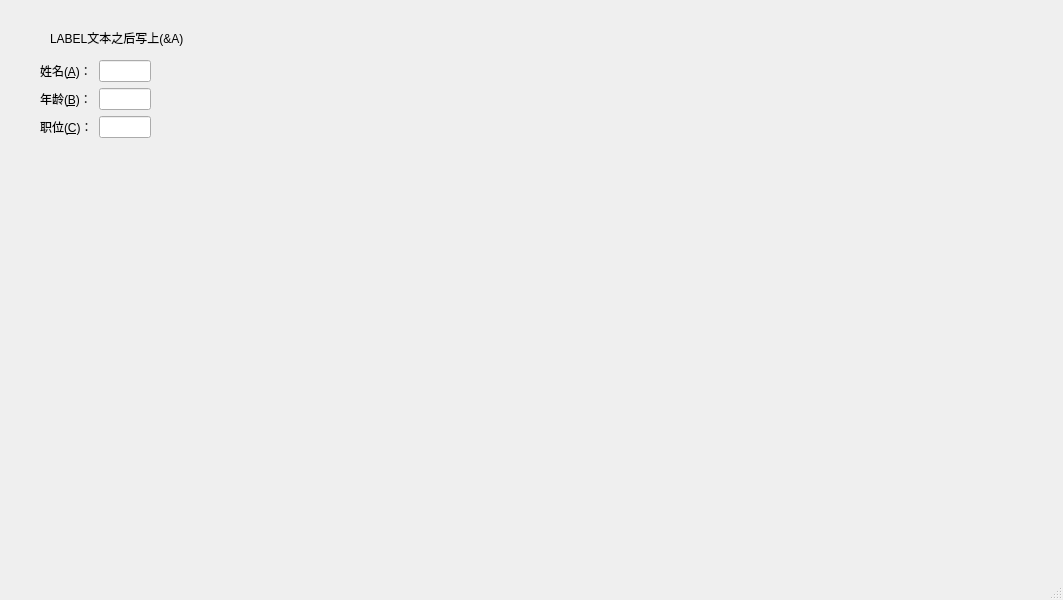
<?xml version="1.0" encoding="UTF-8"?>
<ui version="4.0">
 <class>MainWindow</class>
 <widget class="QMainWindow" name="MainWindow">
  <property name="geometry">
   <rect>
    <x>0</x>
    <y>0</y>
    <width>1063</width>
    <height>600</height>
   </rect>
  </property>
  <property name="windowTitle">
   <string>MainWindow</string>
  </property>
  <widget class="QWidget" name="centralwidget">
   <widget class="QWidget" name="formLayoutWidget">
    <property name="geometry">
     <rect>
      <x>40</x>
      <y>60</y>
      <width>111</width>
      <height>141</height>
     </rect>
    </property>
    <layout class="QFormLayout" name="formLayout">
     <property name="horizontalSpacing">
      <number>6</number>
     </property>
     <property name="verticalSpacing">
      <number>6</number>
     </property>
     <item row="0" column="0">
      <widget class="QLabel" name="label">
       <property name="text">
        <string>姓名(&amp;A)：</string>
       </property>
       <property name="buddy">
        <cstring>lineEdit</cstring>
       </property>
      </widget>
     </item>
     <item row="0" column="1">
      <widget class="QLineEdit" name="lineEdit">
       <property name="frame">
        <bool>true</bool>
       </property>
      </widget>
     </item>
     <item row="1" column="0">
      <widget class="QLabel" name="label_2">
       <property name="text">
        <string>年龄(&amp;B)：</string>
       </property>
       <property name="buddy">
        <cstring>lineEdit_2</cstring>
       </property>
      </widget>
     </item>
     <item row="1" column="1">
      <widget class="QLineEdit" name="lineEdit_2"/>
     </item>
     <item row="2" column="0">
      <widget class="QLabel" name="label_3">
       <property name="text">
        <string>职位(&amp;C)：</string>
       </property>
       <property name="buddy">
        <cstring>lineEdit_3</cstring>
       </property>
      </widget>
     </item>
     <item row="2" column="1">
      <widget class="QLineEdit" name="lineEdit_3"/>
     </item>
    </layout>
   </widget>
   <widget class="QLabel" name="label_4">
    <property name="geometry">
     <rect>
      <x>50</x>
      <y>30</y>
      <width>231</width>
      <height>16</height>
     </rect>
    </property>
    <property name="text">
     <string>LABEL文本之后写上(&amp;A)</string>
    </property>
   </widget>
  </widget>
  <widget class="QMenuBar" name="menubar">
   <property name="geometry">
    <rect>
     <x>0</x>
     <y>0</y>
     <width>1063</width>
     <height>23</height>
    </rect>
   </property>
  </widget>
  <widget class="QStatusBar" name="statusbar"/>
 </widget>
 <resources/>
 <connections/>
</ui>
